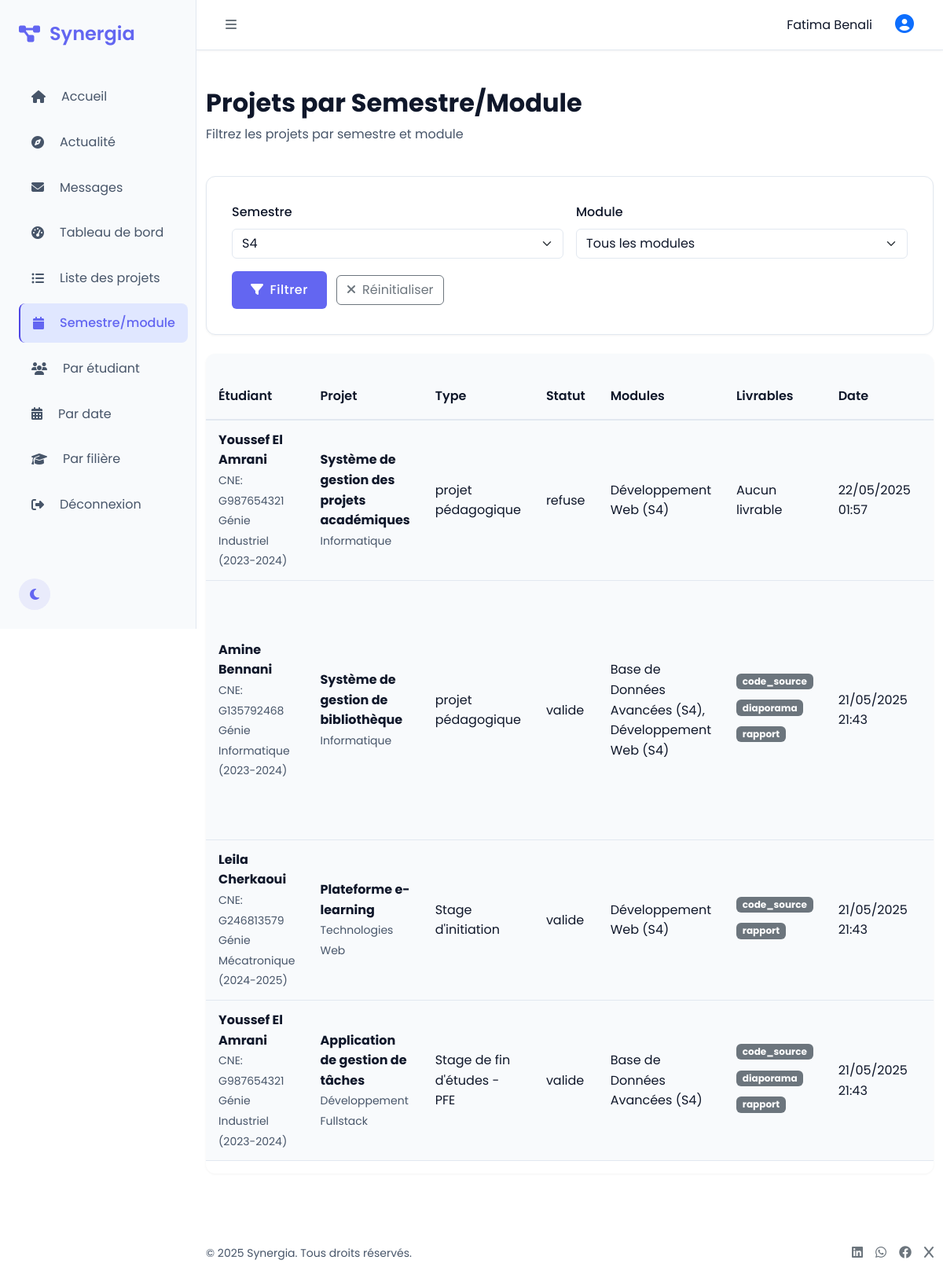
The page /teacher/semestre.php?semestre=S4 (signed in) on the database its author committed.
### tables this page shows
CREATE TABLE `projet` (
  `id_projet` int(11) NOT NULL,
  `titre` varchar(255) DEFAULT NULL,
  `description` text DEFAULT NULL,
  `type_projet` enum('Stage d''initiation','Stage d''ingénieur adjoint','Stage de fin d''études - PFE','projet pédagogique') DEFAULT NULL,
  `sujet` varchar(100) DEFAULT NULL,
  `date_soumission` datetime DEFAULT current_timestamp(),
  `statut` enum('en_attente','valide','refuse') DEFAULT 'en_attente',
  `id_etudiant` int(11) DEFAULT NULL,
  `id_enseignant` int(11) DEFAULT NULL
);

CREATE TABLE `utilisateur` (
  `id_utilisateur` int(11) NOT NULL,
  `nom` varchar(100) DEFAULT NULL,
  `prenom` varchar(100) DEFAULT NULL,
  `email` varchar(150) DEFAULT NULL,
  `mot_de_passe` varchar(255) DEFAULT NULL,
  `role` enum('etudiant','enseignant','admin') DEFAULT NULL,
  `date_creation` datetime DEFAULT current_timestamp()
);

CREATE TABLE `etudiant` (
  `id_etudiant` int(11) NOT NULL,
  `cne` varchar(50) DEFAULT NULL,
  `filiere` varchar(100) DEFAULT NULL,
  `annee_scolaire` varchar(10) DEFAULT NULL
);

### teacher/semestre.php (the view, shortened to what this page needs)
<?php
require_once '../hello/config.php';
$id_enseignant = $_SESSION['id_utilisateur'];
$selectedSemester = isset($_GET['semestre']) ? trim($_GET['semestre']) : '';
$selectedModule = isset($_GET['module']) ? trim($_GET['module']) : '';
$projects = [];
$semesters = [];
for ($i = 1; $i <= 9; $i++) {
    $semesters[] = 'S' . $i;
}
$modules = [];
if (!empty($selectedSemester)) {
    $stmt = $db->prepare("SELECT id_module, nom_module FROM module WHERE semestre = ? ORDER BY nom_module");
    $stmt->execute([$selectedSemester]);
    $modules = $stmt->fetchAll(PDO::FETCH_ASSOC);
}
if (!empty($selectedSemester)) {
    try {
        $query = "SELECT
            p.*,
            ue.nom AS etudiant_nom,
            ue.prenom AS etudiant_prenom,
            ue.email AS etudiant_email,
            e.cne,
            e.filiere,
            e.annee_scolaire,
            uen.nom AS enseignant_nom,
            uen.prenom AS enseignant_prenom,
            en.grade AS enseignant_grade,
            en.specialite AS enseignant_specialite,
            GROUP_CONCAT(DISTINCT mk.terme SEPARATOR ', ') AS mots_cles,
            GROUP_CONCAT(DISTINCT CONCAT(m.nom_module, ' (', m.semestre, ')') SEPARATOR ', ') AS modules,
            GROUP_CONCAT(DISTINCT CONCAT(l.type_livrable, ':', l.chemin_fichier) SEPARATOR '|') AS livrables,
            (SELECT remarque_text FROM remarque WHERE id_projet = p.id_projet ORDER BY date_remarque DESC LIMIT 1) AS derniere_remarque,
            (SELECT evaluation FROM remarque WHERE id_projet = p.id_projet ORDER BY date_remarque DESC LIMIT 1) AS derniere_evaluation,
            (SELECT date_remarque FROM remarque WHERE id_projet = p.id_projet ORDER BY date_remarque DESC LIMIT 1) AS date_evaluation
          FROM projet p
          JOIN etudiant e ON p.id_etudiant = e.id_etudiant
          JOIN utilisateur ue ON e.id_etudiant = ue.id_utilisateur
          LEFT JOIN enseignant en ON p.id_enseignant = en.id_enseignant
          LEFT JOIN utilisateur uen ON en.id_enseignant = uen.id_utilisateur
          LEFT JOIN projet_mot_cle pmk ON p.id_projet = pmk.id_projet
          LEFT JOIN mot_cle mk ON pmk.id_mot_cle = mk.id_mot_cle
          LEFT JOIN projet_module pmod ON p.id_projet = pmod.id_projet
          LEFT JOIN module m ON pmod.id_module = m.id_module
          LEFT JOIN livrable l ON p.id_projet = l.id_projet
          LEFT JOIN remarque r ON p.id_projet = r.id_projet
          WHERE m.semestre = :semestre
          AND p.id_enseignant = :id_enseignant";
        $params = [
            ':semestre' => $selectedSemester,
            ':id_enseignant' => $id_enseignant
        ];
        $query .= " GROUP BY p.id_projet ORDER BY p.date_soumission DESC";
        $stmt = $db->prepare($query);
        foreach ($params as $key => $value) {
            $stmt->bindValue($key, $value, is_int($value) ? PDO::PARAM_INT : PDO::PARAM_STR);
        }
        $stmt->execute();
        $projects = $stmt->fetchAll();
    } catch (PDOException $e) {
        $error = "Erreur lors de la recherche: " . $e->getMessage();
        error_log($error);
    }
}
?>
<!DOCTYPE html>
<html lang="fr" data-theme="light">
<head>
    <link href="https://cdn.jsdelivr.net/npm/bootstrap@5.3.0/dist/css/bootstrap.min.css" rel="stylesheet">
    <link rel="stylesheet" href="https://cdnjs.cloudflare.com/ajax/libs/font-awesome/6.4.0/css/all.min.css">
    <link href="etudiant.css" rel=stylesheet>
</head>
<body>
    <div class="sidebar">
        <a id="mobileMenu_back" class="sidebar-brand" style="text-decoration: none;">
            <div class="brand-logo"><i class="fas fa-project-diagram"></i></div>
            <span class="brand-text">Synergia</span>
        </a>
        <nav class="nav flex-column">
            <a href="index.php" class="nav-link"><i class="fas fa-home me-2"></i>Accueil</a>
            <a href="actualite.php" class="nav-link"><i class="fas fa-compass me-2"></i>Actualité</a>
            <a href="message.php" class="nav-link"><i class="fas fa-envelope me-2"></i>Messages</a>
            <a href="statistique.php" class="nav-link"><i class="fas fa-tachometer-alt me-2"></i>Tableau de bord</a>
            <a href="liste.php" class="nav-link"><i class="fas fa-list-ul me-2"></i>Liste des projets</a>
            <a href="#" class="nav-link active"><i class="fas fa-calendar me-2"></i>Semestre/module</a>
            <a href="etudiant.php" class="nav-link"><i class="fas fa-users me-2"></i>Par étudiant</a>
            <a href="annee.php" class="nav-link"><i class="fas fa-calendar-alt me-2"></i>Par date</a>
            <a href="filiere.php" class="nav-link"><i class="fas fa-graduation-cap me-2"></i>Par filière</a>
            <a href="logout.php" class="nav-link"><i class="fas fa-sign-out-alt me-2"></i>Déconnexion</a>
        </nav>
        <div class="theme-switch mt-auto">
            <button class="theme-btn" id="themeToggle"><i class="fas fa-moon"></i></button>
        </div>
    </div>
    <div class="main-content">
        <nav class="topbar navbar navbar-expand">
            <button class="btn btn-icon" id="mobileMenu"><i class="fas fa-bars text-secondary"></i></button>
            <div class="ms-auto d-flex align-items-center">
                <span class="me-3"><?php echo $_SESSION['prenom'].' '.$_SESSION['nom']; ?></span>
                <div class="dropdown">
                    <button class="btn btn-icon" type="button" id="dropdownMenuButton" data-bs-toggle="dropdown">
                        <i class="fas fa-user-circle fs-4 text-primary"></i>
                    </button>
                </div>
            </div>
        </nav>
        <div class="container py-5 flex-grow-1">
            <div class="row mb-4">
                <div class="col-12">
                    <h2 class="fw-bold">Projets par Semestre/Module</h2>
                    <p>Filtrez les projets par semestre et module</p>
                </div>
            </div>
            <div class="search-box card mb-4">
                <form method="GET" action="">
                    <div class="row g-3">
                        <div class="col-md-6">
                            <label for="semestre" class="form-label" style="color: var(--text-primary);">Semestre</label>
                            <select class="form-select" name="semestre" id="semestre" required>
                                <?php foreach ($semesters as $semester): ?>
                                    <option value="<?= htmlspecialchars($semester) ?>" <?= $selectedSemester === $semester ? 'selected' : '' ?>>
                                        <?= htmlspecialchars($semester) ?>
                                    </option>
                                <?php endforeach; ?>
                            </select>
                        </div>
                        <div class="col-md-6">
                            <label for="module" class="form-label" style="color: var(--text-primary);">Module</label>
                            <select class="form-select" name="module" id="module" <?= empty($selectedSemester) ? 'disabled' : '' ?>>
                                <option value="">Tous les modules</option>
                            </select>
                        </div>
                        <div class="col-12">
                            <button class="btn btn-primary" type="submit">
                                <i class="fas fa-filter me-2"></i>Filtrer
                            </button>
                            <?php if (!empty($selectedSemester) || !empty($selectedModule)): ?>
                                <a href="<?= $_SERVER['PHP_SELF'] ?>" class="btn btn-outline-secondary ms-2">
                                    <i class="fas fa-times me-2"></i>Réinitialiser
                                </a>
                            <?php endif; ?>
                        </div>
                    </div>
                </form>
            </div>
            <?php if (!empty($selectedSemester) && empty($projects)): ?>
                <div class="alert alert-info">
                    Aucun projet trouvé pour
                    <?= htmlspecialchars($selectedSemester) ?>
                    <?= !empty($selectedModule) ? ' - Module: '.htmlspecialchars(array_column($modules, 'nom_module', 'id_module')[$selectedModule]) : '' ?>
                </div>
            <?php elseif (!empty($projects)): ?>
                <div class="table-responsive overflow-auto">
                    <table class="table table-hover tableau table-mobile-cards">
                        <thead>
                            <tr>
                                <th>Étudiant</th>
                                <th>Projet</th>
                                <th>Type</th>
                                <th>Statut</th>
                                <th>Modules</th>
                                <th>Livrables</th>
                                <th>Date</th>
                                <th>Actions</th>
                            </tr>
                        </thead>
                        <tbody>
                            <?php foreach ($projects as $project): ?>
                                <tr>
                                    <td data-label="Étudiant">
                                        <strong><?= htmlspecialchars($project['etudiant_prenom'] . ' ' . $project['etudiant_nom']) ?></strong><br>
                                        <small>CNE: <?= htmlspecialchars($project['cne']) ?></small><br>
                                        <small><?= htmlspecialchars($project['filiere']) ?> (<?= htmlspecialchars($project['annee_scolaire']) ?>)</small>
                                    </td>
                                    <td data-label="Projet">
                                        <strong><?= htmlspecialchars($project['titre']) ?></strong><br>
                                        <small><?= htmlspecialchars($project['sujet']) ?></small>
                                    </td>
                                    <td data-label="Statut"><?= htmlspecialchars($project['type_projet']) ?></td>
                                    <td data-label="Type">
                                        <span class="badge-status badge-<?= $project['statut'] ?>">
                                            <?= str_replace('_', ' ', $project['statut']) ?>
                                        </span>
                                    </td>
                                    <td data-label="Modules">
                                        <?= !empty($project['modules']) ? nl2br(htmlspecialchars($project['modules'])) : 'Aucun module' ?>
                                    </td>
                                    <td data-label="Livrables">
                                        <?php
                                        if (!empty($project['livrables'])) {
                                            $livrables = explode('|', $project['livrables']);
                                            foreach ($livrables as $livrable) {
                                                list($type, $chemin) = explode(':', $livrable);
                                                echo '
                                                    <div class="mb-2">
                                                        <a href="download.php?file=' . urlencode($chemin) . '" class="badge bg-secondary text-decoration-none" download>
                                                            ' . htmlspecialchars($type) . '
                                                        </a>
                                                    </div>';
                                            }
                                        } else {
                                            echo '<span>Aucun livrable</span>';
                                        }
                                        ?>
                                    </td>
                                    <td data-label="Date"><?= date('d/m/Y H:i', strtotime($project['date_soumission'])) ?></td>
                                    <td data-label="Actions">
                                    </td>
                                </tr>
                                <div class="modal fade" id="detailsModal<?= $project['id_projet'] ?>" tabindex="-1" aria-hidden="true">
                            <?php endforeach; ?>
                        </tbody>
                    </table>
                </div>
            <?php endif; ?>
        </div>
        <footer class="py-4 mt-auto">
            <div class="container">
                <div class="d-flex flex-column flex-md-row justify-content-between align-items-center">
                    <div class="mb-3 mb-md-0">
                        <p class="mb-0 small">&copy; 2025 Synergia. Tous droits réservés.</p>
                    </div>
                    <div class="d-flex gap-3">
                        <a href="#" class="text-decoration-none text-secondary"><i class="fab fa-linkedin"></i></a>
                        <a href="#" class="text-decoration-none text-secondary"><i class="fab fa-whatsapp"></i></a>
                        <a href="#" class="text-decoration-none text-secondary"><i class="fab fa-facebook"></i></a>
                        <a href="#" class="text-decoration-none text-secondary"><i class="fab fa-x"></i></a>
                    </div>
                </div>
            </div>
        </footer>
    </div>
</body>
</html>

### rows shown on the page
projet: utilisateur.prenom+nom "Youssef El Amrani", id_etudiant.cne "G987654321", id_etudiant.filiere "Génie Industriel", id_etudiant.annee_scolaire "2023-2024", titre "Système de gestion des projets académiques", sujet "Informatique", type_projet "projet pédagogique", statut "refuse", modules "Développement Web (S4)", shows "Aucun livrable", date_soumission "22/05/2025 01:57"
projet: utilisateur.prenom+nom "Amine Bennani", id_etudiant.cne "G135792468", id_etudiant.filiere "Génie Informatique", id_etudiant.annee_scolaire "2023-2024", titre "Système de gestion de bibliothèque", sujet "Informatique", type_projet "projet pédagogique", statut "valide", modules "Base de Données Avancées (S4), Développement Web (S4)", type "code_source", type "diaporama", type "rapport", date_soumission "21/05/2025 21:43"
projet: utilisateur.prenom+nom "Leila Cherkaoui", id_etudiant.cne "G246813579", id_etudiant.filiere "Génie Mécatronique", id_etudiant.annee_scolaire "2024-2025", titre "Plateforme e-learning", sujet "Technologies Web", type_projet "Stage d'initiation", statut "valide", modules "Développement Web (S4)", type "code_source", type "rapport", date_soumission "21/05/2025 21:43"
projet: utilisateur.prenom+nom "Youssef El Amrani", id_etudiant.cne "G987654321", id_etudiant.filiere "Génie Industriel", id_etudiant.annee_scolaire "2023-2024", titre "Application de gestion de tâches", sujet "Développement Fullstack", type_projet "Stage de fin d'études - PFE", statut "valide", modules "Base de Données Avancées (S4)", type "code_source", type "diaporama", type "rapport", date_soumission "21/05/2025 21:43"

### other values the page prints
$_SESSION['prenom'] "Fatima"
$_SESSION['nom'] "Benali"
form field semestre "S4"
